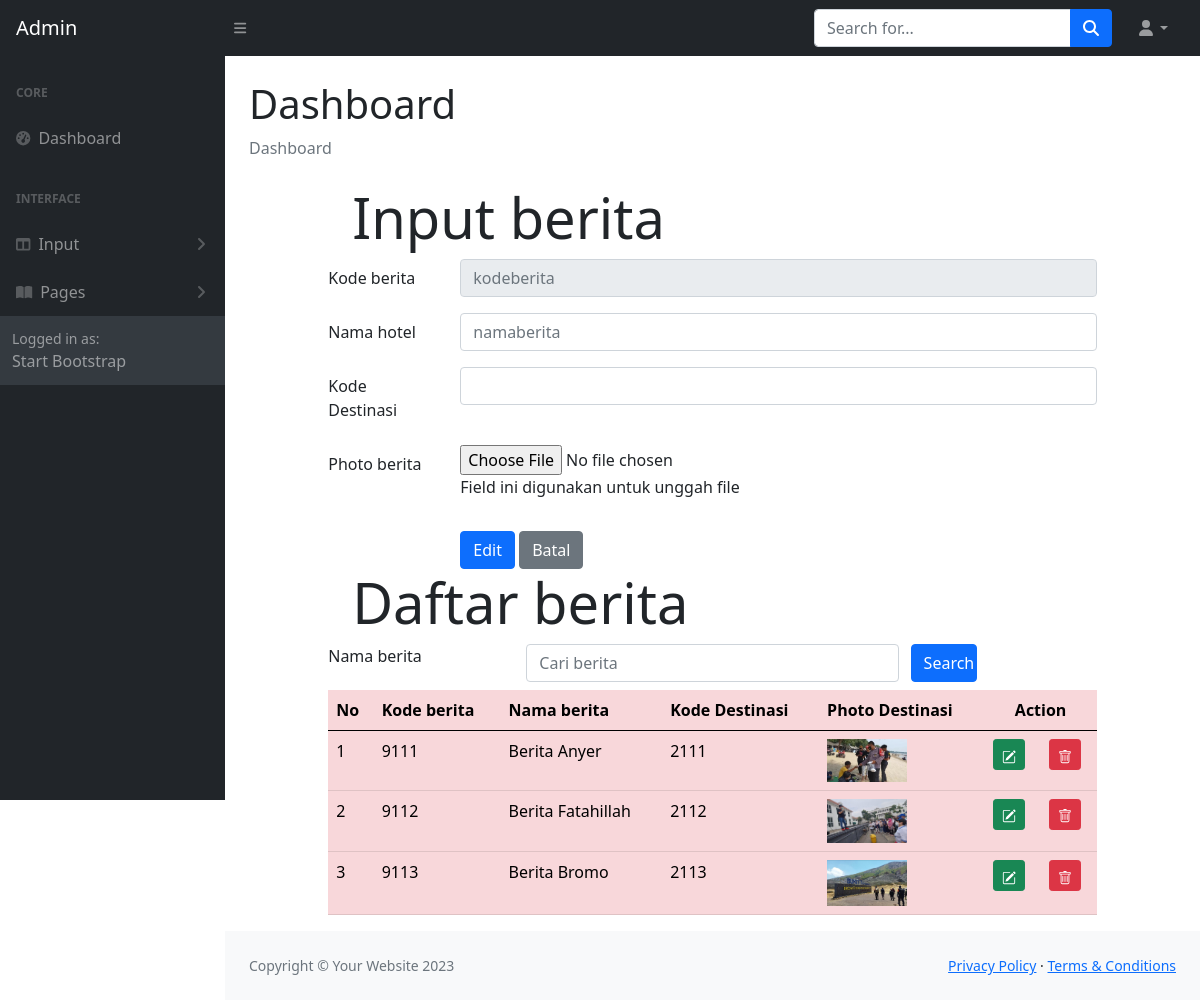
The page /ADMIN/beritaubah.php on the database its author committed.
### tables this page shows
CREATE TABLE `berita` (
  `beritaKODE` char(4) NOT NULL,
  `beritaNAMA` char(120) NOT NULL,
  `beritaFILE` char(120) NOT NULL,
  `destinasiKODE` char(4) NOT NULL
);

### ADMIN/beritaubah.php (the view, shortened to what this page needs)
<!DOCTYPE html>
<html lang="en">
<?php include "include/head.php";?>
    <body class="sb-nav-fixed">
        <?php include "include/menunav.php";?>
        <div id="layoutSidenav">
            <?php include "include/menu.php";?>
            <div id="layoutSidenav_content">
                <main>
                    <div class="container-fluid px-4">
                        <h1 class="mt-4">Dashboard</h1>
                        <ol class="breadcrumb mb-4">
                            <li class="breadcrumb-item active">Dashboard</li>
                        </ol>
<head>
  	<link rel="stylesheet" type="text/css" href="https://cdnjs.cloudflare.com/ajax/libs/select2/4.0.3/css/select2.min.css">
	<link rel="stylesheet" type="text/css" href="css/bootstrap.min.css">
</head>
<?php
	include "include/config.php";
	$datadestinasi = mysqli_query($connection, "select * from destinasi");
    $inputkode = $_GET['ubahfoto'];
    $editfoto= mysqli_query($connection,"select * from berita where beritaKODE = '$inputkode'");
    $rowedit = mysqli_fetch_array($editfoto);
?>
<body>
<div class="row">
<div class="col-sm-1"></div>
<div class="col-sm-10">
	<div class="jumbotron jumbotron-fluid">
		<div class="container">
			<h1 class="display-4">Input berita</h1>
		</div>
	</div>
	<form method="POST" enctype="multipart/form-data">
		<div class="mb-3 row">
			<label for="kodeberita" class="col-sm-2 col-form-label">Kode berita</label>
			<div class="col-sm-10">
				<input type="text" class="form-control" id="kodeberita" name="inputkode" placeholder="kodeberita" maxlength="4" value="<?php echo $rowedit["beritaKODE"]?>" readonly>
			</div>
		</div>
		<div class="mb-3 row">
			<label for="namaberita" class="col-sm-2 col-form-label">Nama hotel</label>
			<div class="col-sm-10">
				<input type="text" class="form-control" id="namaberita" name="inputnama" placeholder="namaberita" value="<?php echo $rowedit["beritaNAMA"]?>">
			</div>
		</div>
		<div class="mb-3 row">
			<label for="kodedestinasi" class="col-sm-2 col-form-label">Kode Destinasi</label>
			<div class="col-sm-10">
			<select class="form-control" id="kodedestinasi" name="kodedestinasi">
                    <option value="<?php echo $rowedit["destinasiKODE"]?>">
					</option>
				<?php while($row = mysqli_fetch_array($datadestinasi))
				{ ?>
					<option value="<?php echo $row["destinasiKODE"]?>">
					</option>
				<?php } ?>
			</select>
			</div>
		</div>
		<div class="mb-3 row">
			<label for="file" class="col-sm-2 col-form-label">Photo berita</label>
			<div class="col-sm-10">
				<input type="file" id="file" name="file" value="<?php echo $rowedit["beritaFILE"]?>">
				<p class="help-block">Field ini digunakan untuk unggah file</p>
			</div>
		</div>
		<div class="form-group row">
			<div class="col-sm-2"></div>
			<div class="col-sm-10">
				<input type="submit" name="edit" class="btn btn-primary" value="Edit">
				<input type="submit" name="Batal" class="btn btn-secondary" value="Batal">
			</div>
		</div>
	</form>
</div>
<div class="col-sm-1"></div>
</div>
<div class="row">
	<div class="col-sm-1"></div>
	<div class="col-sm-10">
		<div class="jumbotron jumbotron-fluid">
			<div class="container">
				<h1 class="display-4">Daftar berita</h1>
			</div>
		</div>
        <form method="POST">
                <div class="form-group row mb-2">
                <label for="search" class="col-sm-3">Nama berita</label>
                <div class="col-sm-6">
                    <input type="text" name="search" class="form-control" id="search"
                    value="<?php if(isset($_POST["search"])) {echo $_POST["search"];}?>"
                        placeholder = "Cari berita">
                </div>
                <input type="submit" name="kirim" class="col-sm-1 btn btn-primary" value="Search">
                </div>
            </form>
	<table class="table table-hover table-danger">
		<thead class="thead-dark">
			<tr>
				<th>No</th>
				<th>Kode berita</th>
				<th>Nama berita</th>
				<th>Kode Destinasi</th>
				<th>Photo Destinasi</th>
				<th colspan="2" style="text-align: center">Action</th>
			</tr>
		</thead>
		<tbody>
                <?php
				if(isset($_POST["kirim"])){
				$search = $_POST["search"];
				$query = mysqli_query($connection, "select berita.* from berita where beritaNAMA like '%".$search."%'"); }
				else{
					$query = mysqli_query($connection, "select berita.* from berita");
				}
				$nomor = 1;
				while($row = mysqli_fetch_array($query))
				{
				?>
				<tr>
					<td><?php echo $nomor;?></td>
					<td><?php echo $row['beritaKODE'];?></td>
					<td><?php echo $row['beritaNAMA'];?></td>
					<td><?php echo $row['destinasiKODE'];?></td>
					<td>
						<?php if(is_file("images/".$row['beritaFILE']))
						{ ?>
							<img src="images/<?php echo $row['beritaFILE']?>" width="80">
						<?php } else
							echo "<img src='images/noimage.png' width='80'>"
						?>
					</td>
					<td>
						<a href="beritaubah.php?ubahfoto=<?php echo $row['beritaKODE']?>" class="btn btn-success btn-sm" title="EDIT">
						</a>
					</td>
					<td>
						<a href="beritahapus.php?hapusfoto=<?php echo $row['beritaKODE']?>" class="btn btn-danger btn-sm" title="DELETE">
						</a>
					</td>
				</tr>
			<?php $nomor = $nomor + 1;?>
			<?php }	?>
		</tbody>
	</table>
	</div>
	<div class="col-sm-1"></div>
</div>
</body>
    </div>
                </main>
                <?php include "include/footer.php";?>
            </div>
        </div>
    </body>
</html>
</html>

### rows shown on the page
berita: beritaKODE "9111", beritaNAMA "Berita Anyer", destinasiKODE "2111", beritaFILE (picture)
berita: beritaKODE "9112", beritaNAMA "Berita Fatahillah", destinasiKODE "2112", beritaFILE (picture)
berita: beritaKODE "9113", beritaNAMA "Berita Bromo", destinasiKODE "2113", beritaFILE (picture)
